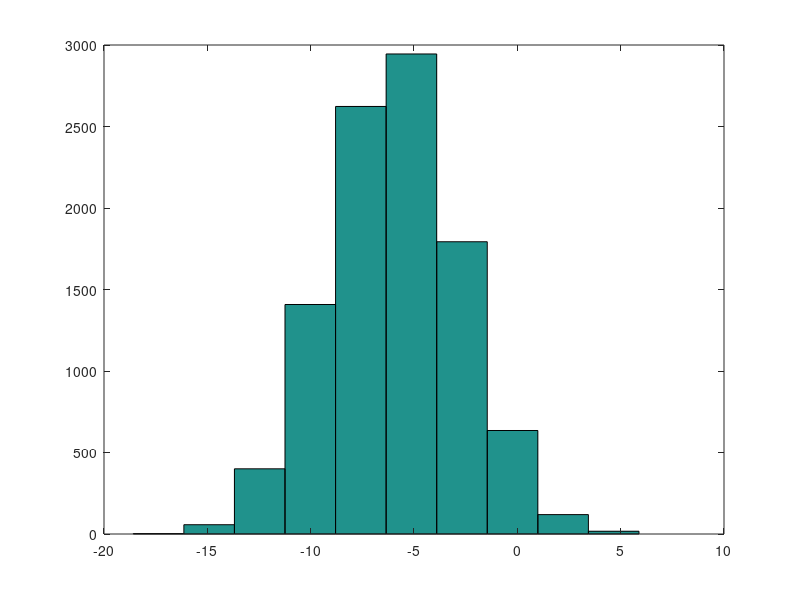

Recreate this plot in MATLAB. (Note: this script raises an error after producing the figure.)
% J. Dylan White
% 03.23.2020
% Octave Tutorial - Variables and arrays

% Some simple arithmetic
5+2;
3-1;
1/2;
3*2;
2^6;

% Setting variables
a = 3;
b = 'hi';
c = (3>=1);
c;
d = pi;
disp(d);
disp(sprintf('2 decimals: %0.2f',d));
disp(sprintf('6 decimals: %0.6f',d));

% Arrays
A = [1 2; 3 4; 5 6];
v = [1 2 3];
u = [1; 2; 3];
u == v';
w = 1:6;
C = ones(2,3);
x = ones(1,3);
y = zeros(1,3);
z = rand(1,3);
Z = rand(3,3);
normalDist = randn(1,3);
w = -6 + sqrt(10)*randn(1,10000);
hist(w);
I = eye(4);
help(rand)

% Set an array and examine size
A = [1 2; 3 4; 5 6];
sz = size(A);
sz_row = size(A,1);
sz_columns = size(A,2);

% Set a vector and examine length
v = 1:4;
len = length(v);